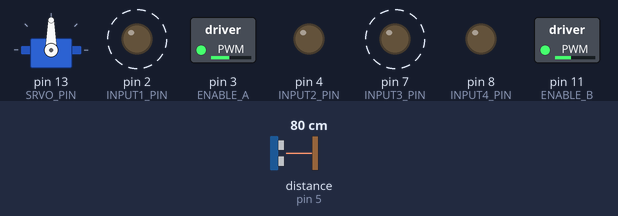
The sketch below on a simulated Arduino Uno, built with avr-gcc and run on an emulated ATmega328P. Shown: servo, switched loads named in the sketch (green lamp = pin HIGH), output pins drawn as LEDs (lit = HIGH). Dashed ring = blinking. The inputs (shaded band) are chosen by the test bench; at power-on: distance to the obstacle (sensor on pin 5) 80 cm. The echo pulse lasts 58.3 µs per cm.

Above: at 2.1 s.
2.2 s: distance to the obstacle (sensor on pin 5) set to 17 cm
5.7 s: distance to the obstacle (sensor on pin 5) set to 13 cm
At 8.4 s:
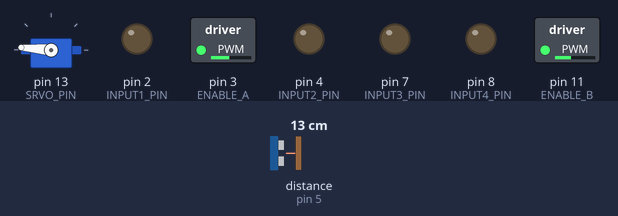
9.3 s: distance to the obstacle (sensor on pin 5) set to 18 cm
At 10.0 s:
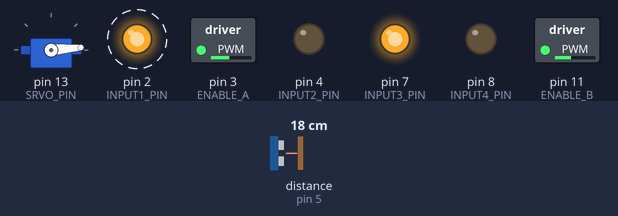
12.8 s: distance to the obstacle (sensor on pin 5) set to 2 cm
At 14.49 s:
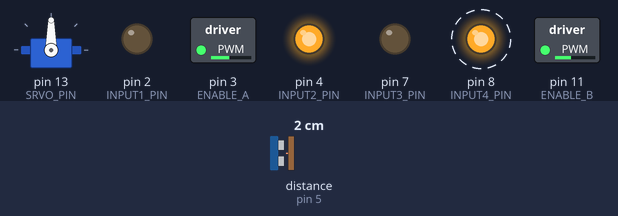
Timing chart, 0 to 17.4 s (numbered marks = the images above; inputs shaded):
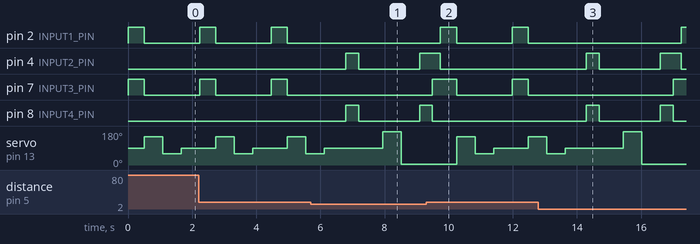

Measured:
- the behaviour switches between 15 and 14 cm on distance to the obstacle (sensor on pin 5) (found by bisection; images 0 and 1)
- after the input at 5.7 s, pin 2 (INPUT1_PIN), pin 7 (INPUT3_PIN): stays LOW (without the input it goes to HIGH after 1.0 s); pin 4 (INPUT2_PIN), pin 8 (INPUT4_PIN): LOW → HIGH after 1.1 s, → LOW 0.40 s later, → HIGH 1.9 s later
- after the input at 9.3 s, pin 4 (INPUT2_PIN): goes on until 9.7 s, then stays LOW; pin 8 (INPUT4_PIN): goes on until 9.5 s, then stays LOW
- after the input at 12.8 s, pin 4 (INPUT2_PIN): LOW → HIGH after 1.5 s, → LOW 0.40 s later, → HIGH 1.9 s later, → LOW 0.65 s later; pin 8 (INPUT4_PIN): alternates HIGH for 0.40 s and LOW for 1.9 s, starting after 1.5 s
- by itself, pin 2 (INPUT1_PIN), pin 7 (INPUT3_PIN): alternates HIGH for 0.50 s and LOW for 1.7 s

The sketch:

robotSketch.ino
```cpp
/*EENG 2301 Final Project
The University of Texas at Tyler

This file enables the robot detailed on the report with avoid obstacles using echolocation*/
#include<Servo.h>
#include<NewPing.h>

//motor driver constants
#define INPUT1_PIN 2
#define INPUT2_PIN 4
#define INPUT3_PIN 7
#define INPUT4_PIN 8

#define ENABLE_A 3 //pwm (pulse width modulation pins): this can alter the speed of the motor
#define ENABLE_B 11 //pwm

//servo motor constants
#define SRVO_PIN 13
#define RIGHT_ANGLE 60
#define LEFT_ANGLE 150

//ultra-sonic sensor constants
#define ULTR_ECHO_PIN 5
#define ULR_TRIG_PIN 6
#define MAX_DIST 400 //maximum distance measured by the ultrasonic sound sensor

//minimum safe distance in cm
#define TIGGER_DIST 15
//
NewPing sonar(ULR_TRIG_PIN, ULTR_ECHO_PIN, MAX_DIST);
Servo servoMotor;

int distance[] = {0,0,0}; //getting three distances

void setup(){
  setupMotorPins();
  servoMotor.attach(SRVO_PIN);
  }

void loop(){
  moveForward(500); // move for 300 ms and stop

  //look left and get distance
  servoMotor.write(LEFT_ANGLE);
  delay(300);
  distance[0] = getDistance();

 //look right and get distance
  servoMotor.write(RIGHT_ANGLE);
  delay(300);
  distance[2] = getDistance();

  //look straight and get distance
  servoMotor.write(90);
  delay(300);
  distance[1] = getDistance();

  boolean obstacle = (distance[0] < TIGGER_DIST) or (distance[1] < TIGGER_DIST) or (distance[2] < TIGGER_DIST); // true iff any distance is less than minimum safe distance

  if (obstacle) {
    delay(90);
    moveBackward(400); //move back for 400 ms
    delay(750);

    //Look Left and get distance
    servoMotor.write(175);
    delay(300);
    int leftDistance = getDistance();

    if (leftDistance <= TIGGER_DIST){
      //Look Right
      servoMotor.write(5);
      delay(300);
      int rightDistance = getDistance();

      if (rightDistance <= TIGGER_DIST)moveBackward(400);

      turnRight(250);
      }
    else turnLeft(250);
  }
}//end loop


int getDistance(){
  /*Returns the distance from the sensor to the nearest object in cm
   * MAX DIST = 400 cm
   * MIN DIST = 2 cm
   */
  int dist = 0;
  dist = sonar.ping_cm();
  delay(275);
  if(dist == 0) return 20;
  return dist;
  }


//####################MOTOR MOVEMENT METHODS#######################
void setupMotorPins(){
  pinMode(INPUT1_PIN, OUTPUT);
  pinMode(INPUT2_PIN, OUTPUT);
  pinMode(INPUT3_PIN, OUTPUT);
  pinMode(INPUT4_PIN, OUTPUT);
  pinMode(ENABLE_A, OUTPUT);
  pinMode(ENABLE_B, OUTPUT);

  analogWrite(ENABLE_A,115); //for some reason,right motor is a bit weak
  analogWrite(ENABLE_B,100);

  }
void rightForward(){
  /*Moves the Right Motor Fowrward
   */
  digitalWrite(INPUT1_PIN, HIGH);
  digitalWrite(INPUT2_PIN, LOW);
  }
void leftForward(){
   /*Moves the Left Motor Fowrward
   */
  digitalWrite(INPUT3_PIN, HIGH);
  digitalWrite(INPUT4_PIN, LOW);
  }
void rightBackward(){
   /*Moves the Right Motor Backward
   */
  digitalWrite(INPUT1_PIN, LOW);
  digitalWrite(INPUT2_PIN, HIGH);
  }
void leftBackward(){
   /*Moves the Left Motor Backward
   */
  digitalWrite(INPUT3_PIN, LOW);
  digitalWrite(INPUT4_PIN, HIGH);
  }
void stopMovement(){
  digitalWrite(INPUT1_PIN, LOW);
  digitalWrite(INPUT2_PIN, LOW);
  digitalWrite(INPUT3_PIN, LOW);
  digitalWrite(INPUT4_PIN, LOW);
  }

void moveForward(int moveTime){
  /*Moves forward
   * @args moveTime: move for moveTime miliseconds
   * @args moveTime: stop for stopTime miliseconds
   */
  leftForward();
  rightForward();
  delay(moveTime);
  stopMovement();
  }
void moveBackward(int moveTime){
    /*Moves backward
   * @args moveTime: move for moveTime miliseconds
   * @args moveTime: stop for stopTime miliseconds
   */
  leftBackward();
  rightBackward();
  delay(moveTime);
  stopMovement();
  }
void turnRight(int moveTime){
    /*Turn Right
   * @args moveTime: move for moveTime miliseconds
   * @args moveTime: stop for stopTime miliseconds
   */
  rightBackward();
  leftForward();
  delay(moveTime);
  stopMovement();
  }
void turnLeft(int moveTime){
    /*Turn Left
   * @args moveTime: move for moveTime miliseconds
   * @args moveTime: stop for stopTime miliseconds
   */
  leftBackward();
  rightForward();
  delay(moveTime);
  stopMovement();
  }
```
